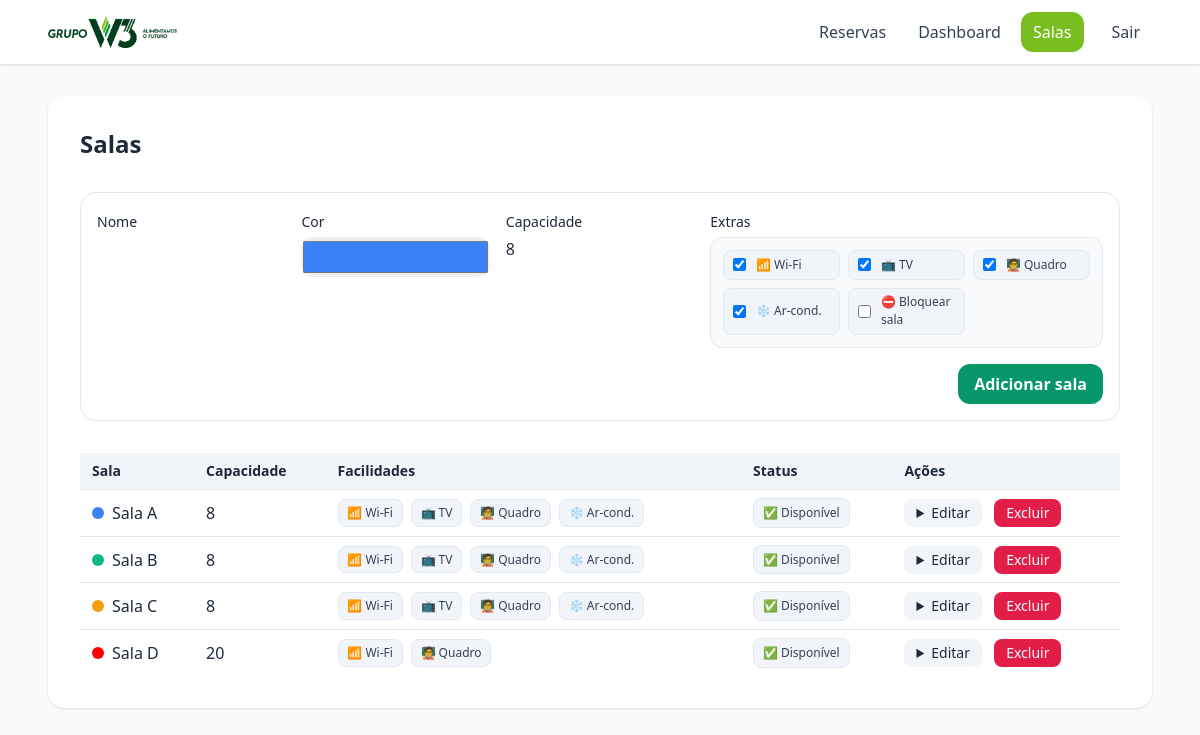
Page /?page=salas (signed in) on the committed database.
### tables this page shows
CREATE TABLE rooms (
    id INTEGER PRIMARY KEY AUTOINCREMENT,
    name TEXT NOT NULL,
    color TEXT NOT NULL DEFAULT '#3b82f6'
, capacity INTEGER NOT NULL DEFAULT 8, has_wifi INTEGER NOT NULL DEFAULT 1, has_tv INTEGER NOT NULL DEFAULT 1, has_board INTEGER NOT NULL DEFAULT 1, has_ac INTEGER NOT NULL DEFAULT 1, is_blocked INTEGER NOT NULL DEFAULT 0);

### bootstrap.php (called while the page is built, shortened)
<?php
function h($s) { return htmlspecialchars((string)$s, ENT_QUOTES, 'UTF-8'); }
?>

### salas.php (the view, shortened to what this page needs)
<?php
$rooms = [];
foreach ($pdo->query('SELECT * FROM rooms ORDER BY id') as $r) {
    $rooms[(int)$r['id']] = $r;
}
?>
<div class="bg-white rounded-2xl shadow p-6 lg:p-8 space-y-8">
  <h1 class="text-2xl font-bold">Salas</h1>
  <form method="post" class="grid md:grid-cols-5 gap-4 p-4 border border-slate-200 rounded-2xl">
    <div>
      <label class="text-sm font-medium">Nome</label>
      <input name="name" required class="mt-1 w-full rounded-xl border-slate-300"/>
    </div>
    <div>
      <label class="text-sm font-medium">Cor</label>
      <input name="color" type="color" value="#3b82f6" class="mt-1 w-full h-10 rounded-xl border-slate-300"/>
    </div>
    <div>
      <label class="text-sm font-medium">Capacidade</label>
      <input name="capacity" type="number" min="1" value="8" class="mt-1 w-full rounded-xl border-slate-300"/>
    </div>
    <div class="md:col-span-2">
      <label class="text-sm font-medium">Extras</label>
      <div class="mt-1 grid grid-cols-2 sm:grid-cols-3 gap-2 p-3 border border-slate-200 rounded-xl bg-slate-50">
        <label class="feature"><input type="checkbox" name="has_wifi" class="mr-1" checked/>📶 Wi-Fi</label>
        <label class="feature"><input type="checkbox" name="has_tv" class="mr-1" checked/>📺 TV</label>
        <label class="feature"><input type="checkbox" name="has_board" class="mr-1" checked/>🧑‍🏫 Quadro</label>
        <label class="feature"><input type="checkbox" name="has_ac" class="mr-1" checked/>❄️ Ar-cond.</label>
        <label class="feature bg-rose-50"><input type="checkbox" name="is_blocked" class="mr-1"/>⛔ Bloquear sala</label>
      </div>
    </div>
    <div class="md:col-span-5 flex justify-end">
      <button class="px-4 py-2 rounded-xl bg-emerald-600 text-white font-semibold hover:bg-emerald-700">Adicionar sala</button>
    </div>
  </form>
  <div class="overflow-auto">
    <table class="w-full min-w-[900px]">
      <thead class="bg-slate-100">
        <tr>
          <th class="text-left px-3 py-2 text-sm">Sala</th>
          <th class="text-left px-3 py-2 text-sm">Capacidade</th>
          <th class="text-left px-3 py-2 text-sm">Facilidades</th>
          <th class="text-left px-3 py-2 text-sm">Status</th>
          <th class="text-left px-3 py-2 text-sm">Ações</th>
        </tr>
      </thead>
      <tbody>
        <?php foreach ($rooms as $rid => $r): ?>
          <tr class="border-t border-slate-200">
            <td class="px-3 py-2">
              <div class="flex items-center gap-2">
                <span class="inline-block w-3 h-3 rounded-full" style="background: <?= h($r['color']) ?>"></span>
                <span class="font-medium"><?= h($r['name']) ?></span>
              </div>
            </td>
            <td class="px-3 py-2"><?= (int)$r['capacity'] ?></td>
            <td class="px-3 py-2">
              <div class="flex flex-wrap gap-2 text-xs">
                <?php if ((int)$r['has_wifi']) : ?><span class="feature">📶 Wi-Fi</span><?php endif; ?>
                <?php if ((int)$r['has_tv'])   : ?><span class="feature">📺 TV</span><?php endif; ?>
                <?php if ((int)$r['has_board']): ?><span class="feature">🧑‍🏫 Quadro</span><?php endif; ?>
                <?php if ((int)$r['has_ac'])   : ?><span class="feature">❄️ Ar-cond.</span><?php endif; ?>
              </div>
            </td>
            <td class="px-3 py-2">
              <?php if ((int)$r['is_blocked']): ?>
                <span class="feature bg-rose-100">⛔ Bloqueada</span>
              <?php else: ?>
                <span class="feature bg-emerald-100">✅ Disponível</span>
              <?php endif; ?>
            </td>
            <td class="px-3 py-2">
              <details class="inline-block">
                <summary class="px-3 py-1 rounded-lg bg-slate-100 hover:bg-slate-200 cursor-pointer text-sm">Editar</summary>
              </details>
              <form method="post" onsubmit="return confirm('Excluir a sala &quot;<?= h($r['name']) ?>&quot;? Todas as reservas dela serão removidas.')" class="inline-block ml-2">
                <button class="px-3 py-1 rounded-lg bg-rose-600 text-white text-sm">Excluir</button>
              </form>
            </td>
          </tr>
        <?php endforeach; ?>
      </tbody>
    </table>
  </div>
</div>

### index.php (style rules this page uses)
.feature { display:inline-flex; align-items:center; gap:.375rem; padding:.3rem .55rem; border-radius:.5rem; background:#f1f5f9; font-size:.75rem; }
:root { --w3-green: #78BE20; }

### partials/scripts.php (style rules this page uses)
.feature { display:inline-flex; align-items:center; gap:.375rem; padding:.3rem .55rem; border-radius:.5rem; background:#f1f5f9; border:1px solid #e2e8f0; font-size:.75rem; color:#334155; }

### rows in the picture
rooms: name "Sala A", capacity "8", has_wifi "📶 Wi-Fi", has_tv "📺 TV", has_board "🧑‍🏫 Quadro", has_ac "❄️ Ar-cond.", is_blocked "✅ Disponível"
rooms: name "Sala B", capacity "8", has_wifi "📶 Wi-Fi", has_tv "📺 TV", has_board "🧑‍🏫 Quadro", has_ac "❄️ Ar-cond.", is_blocked "✅ Disponível"
rooms: name "Sala C", capacity "8", has_wifi "📶 Wi-Fi", has_tv "📺 TV", has_board "🧑‍🏫 Quadro", has_ac "❄️ Ar-cond.", is_blocked "✅ Disponível"
rooms: name "Sala D", capacity "20", has_wifi "📶 Wi-Fi", has_board "🧑‍🏫 Quadro", is_blocked "✅ Disponível"
